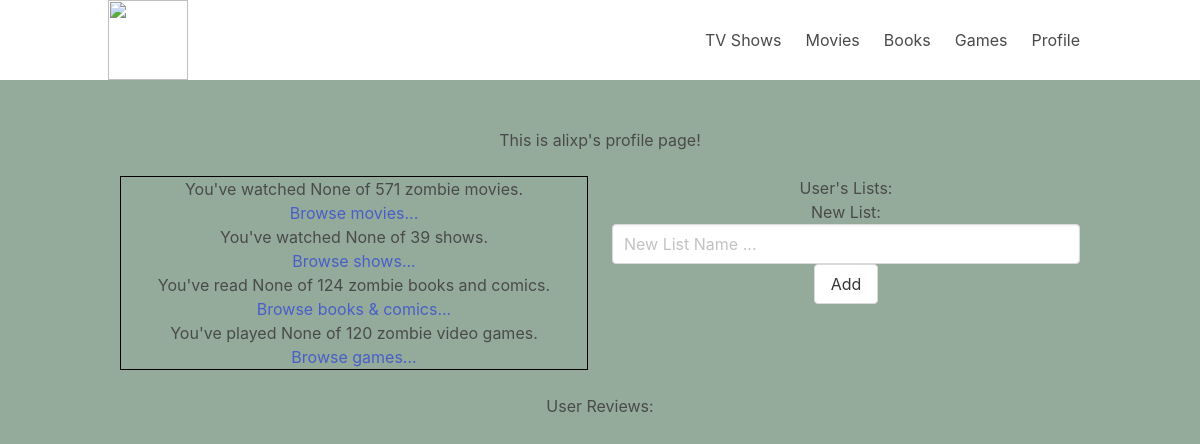
/profile (signed in), run on the app's committed database.
### models.py (models this page shows)
class Reviewer(db.Model):
    id = db.Column(db.Integer, primary_key = True)
    username = db.Column(db.String(100), index = True, unique=True)
    password_hash = db.Column(db.String(128))
    user_lists = db.relationship('List', backref="list", lazy='dynamic')
    book_count = db.Column(db.Integer, index=False, unique=False)
    movie_count = db.Column(db.Integer, index=False, unique=False)
    game_count = db.Column(db.Integer, index=False, unique=False)
    show_count = db.Column(db.Integer, index=False, unique=False)

### app.py (the view)
@app.route('/profile')
def profile():
    cur_user = get_current_user()
    if cur_user is None: return redirect(url_for('login'))
    book_reviews = BookReview.query.filter(BookReview.reviewer_id == current_user.id).all()
    for i, elem in enumerate(book_reviews): book_reviews[i].book = Book.query.get(elem.book_id)
    movie_reviews = MovieReview.query.filter(MovieReview.reviewer_id == current_user.id).all()
    for i, elem in enumerate(movie_reviews): movie_reviews[i].movie = Movie.query.get(elem.movie_id)
    game_reviews = GameReview.query.filter(GameReview.reviewer_id == current_user.id).all()
    for i, elem in enumerate(game_reviews): game_reviews[i].game = Game.query.get(elem.game_id)
    show_reviews = ShowReview.query.filter(ShowReview.reviewer_id == current_user.id).all()
    for i, elem in enumerate(show_reviews): show_reviews[i].show = Show.query.get(elem.show_id)
    return render_template("profile.html", template_lists = get_current_lists(), cur_user=current_user,
        template_book_reviews=book_reviews, template_movie_reviews=movie_reviews, template_game_reviews=game_reviews, template_show_reviews=show_reviews)

### app.py (called while the page is built)
def get_current_user():
    return current_user

def get_current_lists():
    current_user = get_current_user()
    if current_user is not None:
        return List.query.filter(List.reviewer_id == current_user.id).all()
    else:
        return []

### templates/profile.html (shortened to what this page needs)
{% extends "navbar.html" %}
{% block content %}
<p> This is {{cur_user.username}}'s profile page!</p>
<br />
<div class="columns">
    <div class="column">
        <div style="border: 1px solid black">
        <p> You've watched {{cur_user.movie_count}} of 571 zombie movies.</p>
        <p><a href="/movies">Browse movies...</a></p>
        <p> You've watched {{cur_user.show_count}} of 39 shows.</p>
        <p><a href="/shows">Browse shows...</a></p>
        <p> You've read {{cur_user.book_count}} of 124 zombie books and comics.</p>
        <p><a href="/books">Browse books & comics...</a></p>
        <p> You've played {{cur_user.game_count}} of 120 zombie video games.</p>
        <p><a href="/books">Browse games...</a></p>
        </div>
    </div>
    <div class="column">
        <p>User's Lists:</p>
        <div>New List:
            <form method="POST" action="/newlist">
                <input class="input" type="text" name="listname" placeholder="New List Name ... ">
                <button class="button">Add</button>
            </form>
        </div>
    </div>
</div>
<p>User Reviews:</p>
{% endblock %}

### static/css/style.css (style rules this page uses)
body { background-color: rgb(148, 171, 155); }

### data on the page
Reviewer: username "alixp", movie_count "None", show_count "None", book_count "None", game_count "None"
